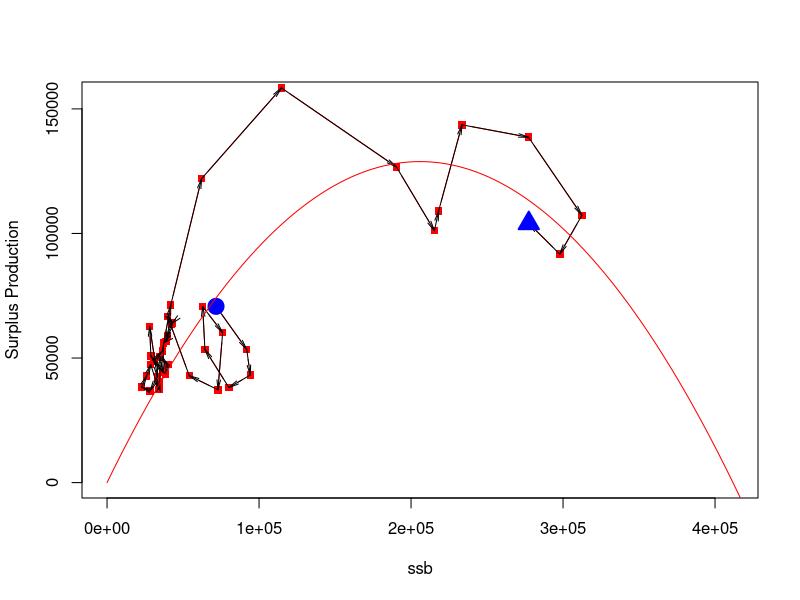
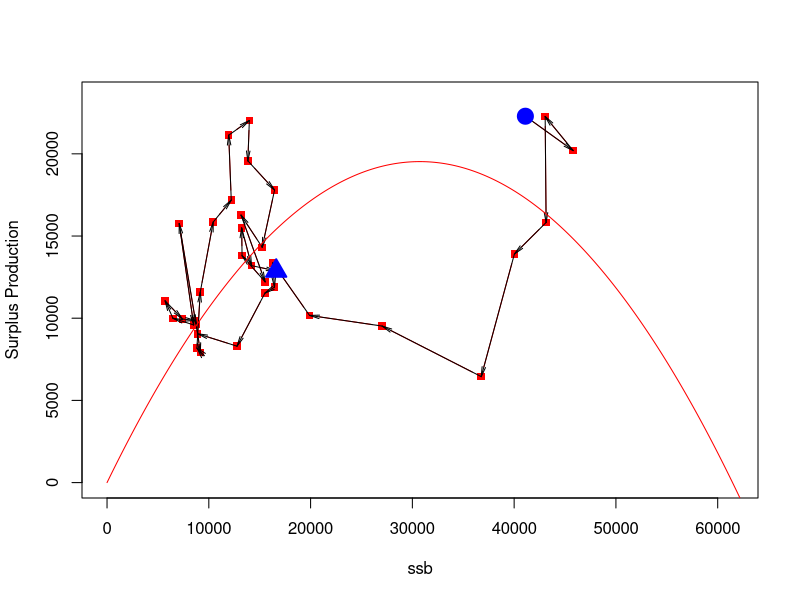
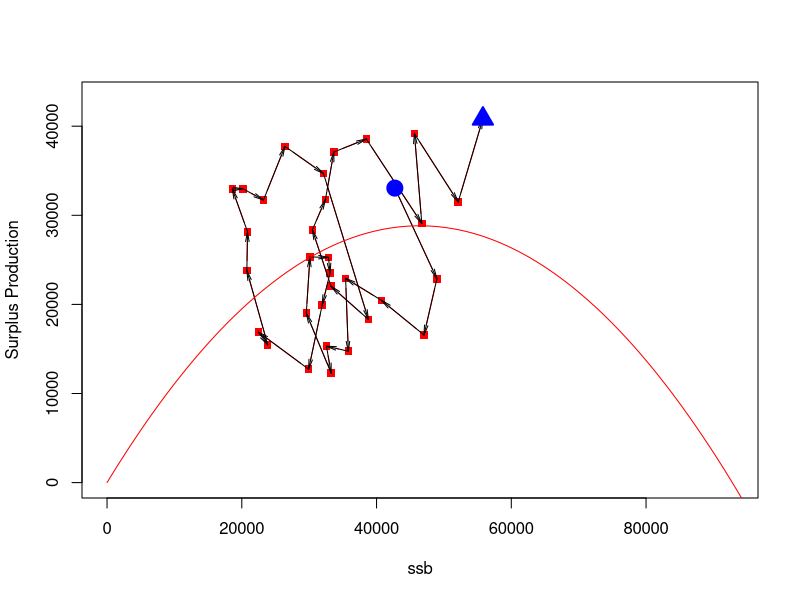
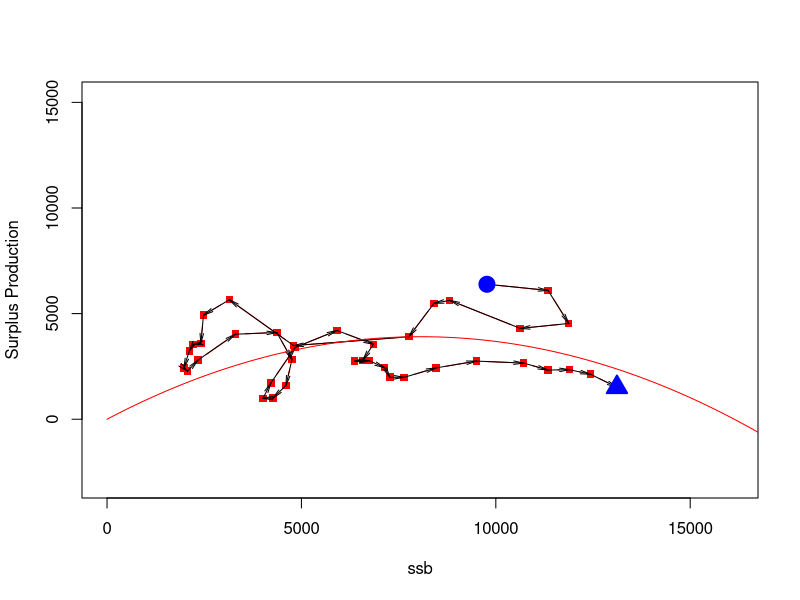
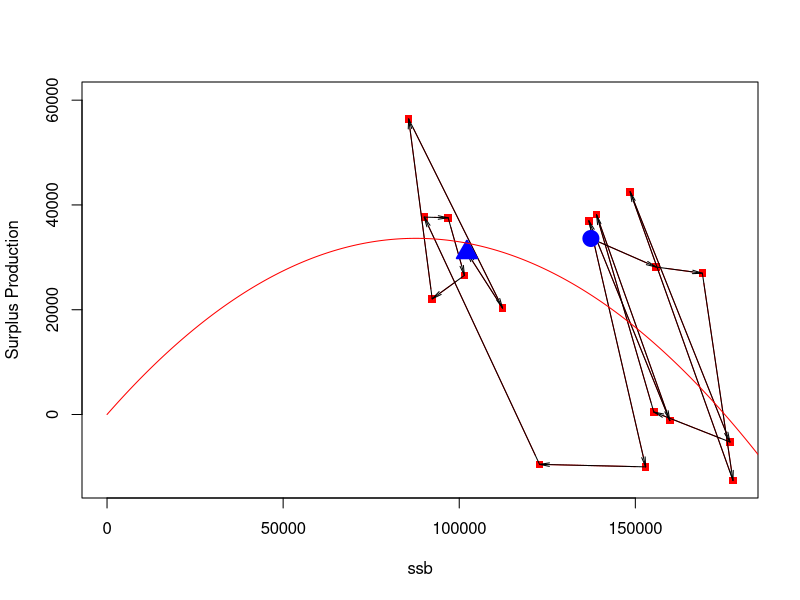
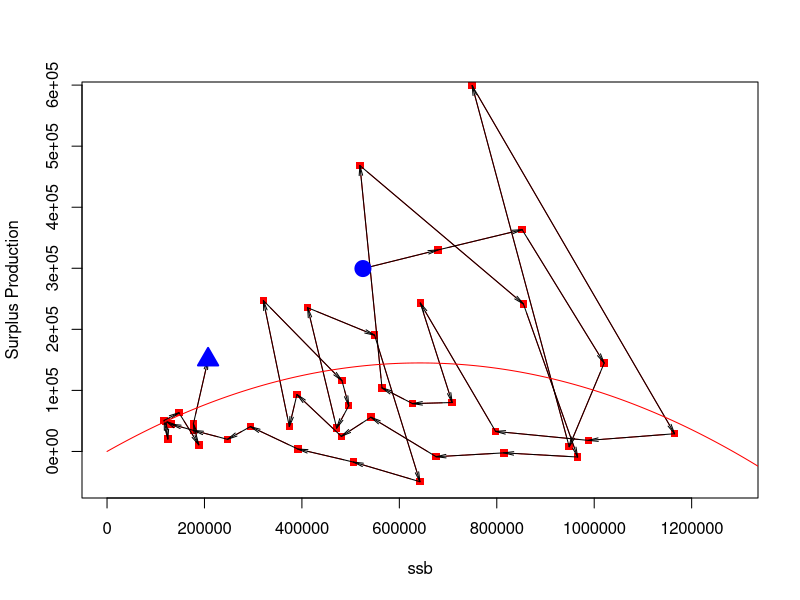
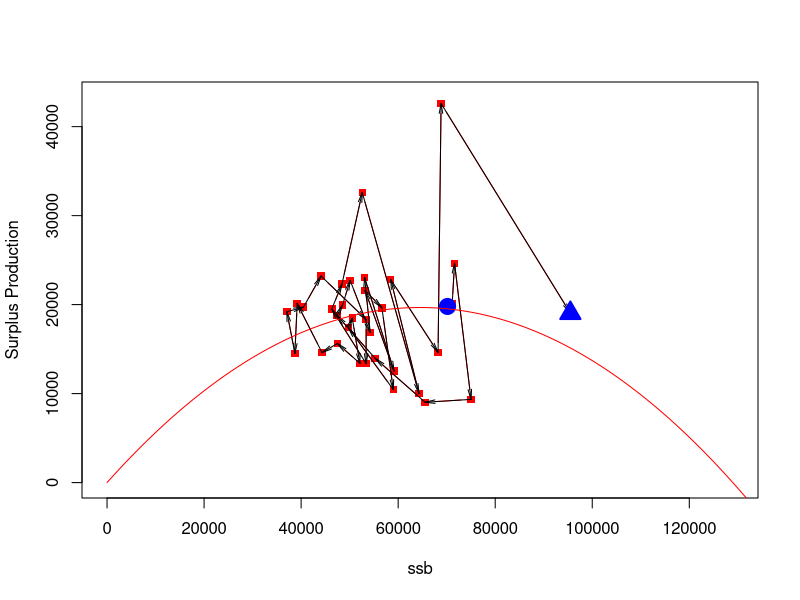
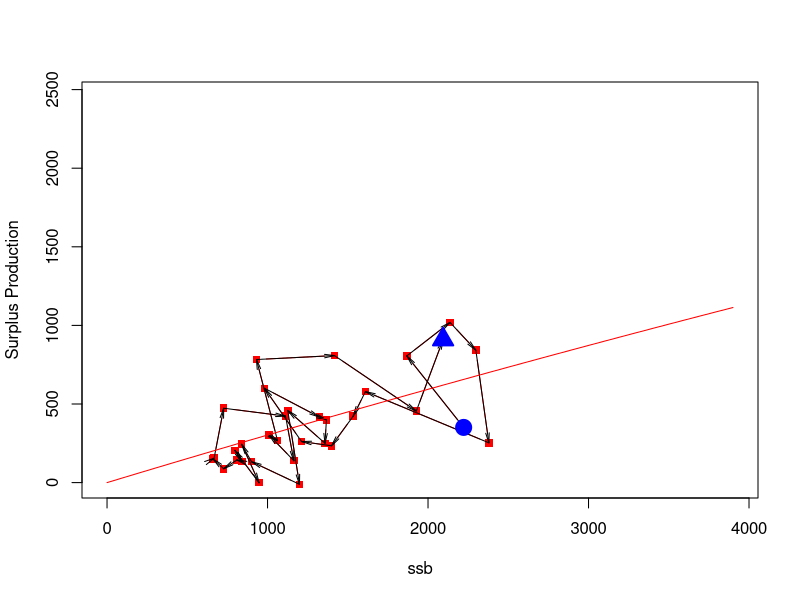

Recreate these plots in R, in order.
## ---- chunk 1
knitr::opts_chunk$set(echo = TRUE, warning = FALSE)
## ---- chunk 2

# Read data
Database<-read.csv("Hake.csv",header = TRUE, sep= ";", encoding="UTF-8")
z<-subset(Database, Database[,17] == "hke.27.3a46-8abd")
df <- data.frame(x = z$SSB, y = z$SP)
# Fit model
model <- nls(y~a*x + b*x^2, start=list(a=1.4, b=-0.0000226), data=df)
summary(model)
# Predict figures
av <- seq(0, max(z$SSB)*1.5, by=100)
bv <- predict(model, newdata=(list(x=av)))       # the mane must be "x", as in the model
# Plot
xMax <- max(av[max(which(bv>0))+1], max(z$SSB))  # maximun Biomass for plots
a <- seq(length(z$SSB) - 1)
Firstyea<-subset(z, z[,1] == "1978")
Lastyea<-subset(z, z[,1] == "2018")
plot(z$SSB, z$SP, pch=15,  xlab="ssb", ylab="Surplus Production",xlim=c(0, xMax), ylim=c(0, max(bv)*1.2),type="b", col="red")
arrows(z$SSB[a], z$SP[a], z$SSB[a + 1], z$SP[a + 1],length = 0.1,col="black", angle = 10) 
points(Firstyea$SSB,Firstyea$SP,pch = 21, cex=2, col="blue",bg="blue",lwd=2)
points(Lastyea$SSB,Lastyea$SP,pch = 24, cex=2, col="blue",bg="blue",lwd=2)

lines(av, bv, col="red", type="l")
## ---- chunk 3
# Read data
Database<-read.csv("Hake.csv",header = TRUE, sep= ";", encoding="UTF-8")
z<-subset(Database, Database[,17] == "hke.27.8c9a")
df <- data.frame(x = z$SSB, y = z$SP)
# Fit model
model <- nls(y~a*x + b*x^2, start=list(a=1.4, b=-0.0000226), data=df)
summary(model)
# Predict figures
av <- seq(0, max(z$SSB)*1.5, by=100)
bv <- predict(model, newdata=(list(x=av)))       # the mane must be "x", as in the model
# Plot
xMax <- max(av[max(which(bv>0))+1], max(z$SSB))  # maximun Biomass for plots
a <- seq(length(z$SSB) - 1)
Firstyea<-subset(z, z[,1] == "1982")
Lastyea<-subset(z, z[,1] == "2018")
plot(z$SSB, z$SP, pch=15,  xlab="ssb", ylab="Surplus Production",xlim=c(0, xMax), ylim=c(0, max(bv)*1.2),type="b", col="red")
arrows(z$SSB[a], z$SP[a], z$SSB[a + 1], z$SP[a + 1],length = 0.1,col="black", angle = 10) 
points(Firstyea$SSB,Firstyea$SP,pch = 21, cex=2, col="blue",bg="blue",lwd=2)
points(Lastyea$SSB,Lastyea$SP,pch = 24, cex=2, col="blue",bg="blue",lwd=2)

lines(av, bv, col="red", type="l")



## ---- chunk 4
# Read data


setwd("C:/Users/zanni/Desktop/TFM/TFMYosri")
Database<-read.csv("Anglerfish.csv",header = TRUE, sep= ";", encoding="UTF-8")

z<-subset(Database, Database[,17] == "mon.27.78abd")
df <- data.frame(x = z$SSB, y = z$SP)


# Fit model
model <- nls(y~a*x + b*x^2, start=list(a=1.4, b=-0.0000226), data=df)
summary(model)
# Predict figures
av <- seq(0, max(z$SSB)*1.5, by=100)
bv <- predict(model, newdata=(list(x=av)))       # the mane must be "x", as in the model
# Plot
xMax <- max(av[max(which(bv>0))+1], max(z$SSB))  # maximun Biomass for plots
a <- seq(length(z$SSB) - 1)
Firstyea<-subset(z, z[,1] == "1986")
Lastyea<-subset(z, z[,1] == "2018")
plot(z$SSB, z$SP, pch=15,  xlab="ssb", ylab="Surplus Production",xlim=c(0, xMax), ylim=c(0, max(bv)*1.5),type="b", col="red")
arrows(z$SSB[a], z$SP[a], z$SSB[a + 1], z$SP[a + 1],length = 0.1,col="black", angle = 10) 
points(Firstyea$SSB,Firstyea$SP,pch = 21, cex=2, col="blue",bg="blue",lwd=2)
points(Lastyea$SSB,Lastyea$SP,pch = 24, cex=2, col="blue",bg="blue",lwd=2)

lines(av, bv, col="red", type="l")

## ---- chunk 5
# Read data

setwd("C:/Users/zanni/Desktop/TFM/TFMYosri")
Database<-read.csv("Anglerfish.csv",header = TRUE, sep= ";", encoding="UTF-8")

z<-subset(Database, Database[,17] == "mon.27.8c9a")
df <- data.frame(x = z$SSB, y = z$SP)


# Fit model
model <- nls(y~a*x + b*x^2, start=list(a=1.4, b=-0.0000226), data=df)
summary(model)
# Predict figures
av <- seq(0, max(z$SSB)*1.5, by=100)
bv <- predict(model, newdata=(list(x=av)))       # the mane must be "x", as in the model
# Plot
xMax <- max(av[max(which(bv>0))], max(z$SSB))  # maximun Biomass for plots
a <- seq(length(z$SSB) - 1)
Firstyea<-subset(z, z[,1] == "1980")
Lastyea<-subset(z, z[,1] == "2018")
plot(z$SSB, z$SP, pch=15,  xlab="ssb", ylab="Surplus Production",xlim=c(0, xMax), ylim=c(-3000, max(bv)*3.9),type="b", col="red")
arrows(z$SSB[a], z$SP[a], z$SSB[a + 1], z$SP[a + 1],length = 0.1,col="black", angle = 10) 
points(Firstyea$SSB,Firstyea$SP,pch = 21, cex=2, col="blue",bg="blue",lwd=2)
points(Lastyea$SSB,Lastyea$SP,pch = 24, cex=2, col="blue",bg="blue",lwd=2)

lines(av, bv, col="red", type="l")

## ---- chunk 6
# Read data


setwd("C:/Users/zanni/Desktop/TFM/TFMYosri")
Database<-read.csv("Sardine.csv",header = TRUE, sep= ";", encoding="UTF-8")

z<-subset(Database, Database[,17] == "pil.27.8abd")
df <- data.frame(x = z$SSB, y = z$SP)


# Fit model
model <- nls(y~a*x + b*x^2, start=list(a=1.4, b=-0.0000226), data=df)
summary(model)
# Predict figures
av <- seq(0, max(z$SSB)*1.5, by=100)
bv <- predict(model, newdata=(list(x=av)))       # the mane must be "x", as in the model
# Plot
xMax <- max(av[max(which(bv>0))+1], max(z$SSB))  # maximun Biomass for plots
a <- seq(length(z$SSB) - 1)
Firstyea<-subset(z, z[,1] == "2000")
Lastyea<-subset(z, z[,1] == "2018")
plot(z$SSB, z$SP, pch=15,  xlab="ssb", ylab="Surplus Production",xlim=c(0, xMax), ylim=c(-13000, max(bv)*1.8),type="b", col="red")
arrows(z$SSB[a], z$SP[a], z$SSB[a + 1], z$SP[a + 1],length = 0.1,col="black", angle = 10) 
points(Firstyea$SSB,Firstyea$SP,pch = 21, cex=2, col="blue",bg="blue",lwd=2)
points(Lastyea$SSB,Lastyea$SP,pch = 24, cex=2, col="blue",bg="blue",lwd=2)

lines(av, bv, col="red", type="l")
## ---- chunk 7
setwd("C:/Users/zanni/Desktop/TFM/TFMYosri")
Database<-read.csv("Sardine.csv",header = TRUE, sep= ";", encoding="UTF-8")

z<-subset(Database, Database[,17] == "pil.27.8c9a")
df <- data.frame(x = z$SSB, y = z$SP)


# Fit model
model <- nls(y~a*x + b*x^2, start=list(a=1.4, b=-0.0000226), data=df)
summary(model)
# Predict figures
av <- seq(0, max(z$SSB)*1.5, by=100)
bv <- predict(model, newdata=(list(x=av)))       # the mane must be "x", as in the model
# Plot
xMax <- max(av[max(which(bv>0))+1], max(z$SSB))  # maximun Biomass for plots
a <- seq(length(z$SSB) - 1)
Firstyea<-subset(z, z[,1] == "1978")
Lastyea<-subset(z, z[,1] == "2019")
plot(z$SSB, z$SP, pch=15,  xlab="ssb", ylab="Surplus Production",xlim=c(0, xMax), ylim=c(-51000, max(bv)*4),type="b", col="red")
arrows(z$SSB[a], z$SP[a], z$SSB[a + 1], z$SP[a + 1],length = 0.1,col="black", angle = 10) 
points(Firstyea$SSB,Firstyea$SP,pch = 21, cex=2, col="blue",bg="blue",lwd=2)
points(Lastyea$SSB,Lastyea$SP,pch = 24, cex=2, col="blue",bg="blue",lwd=2)

lines(av, bv, col="red", type="l")
## ---- chunk 8

# Read data


setwd("C:/Users/zanni/Desktop/TFM/TFMYosri")
Database<-read.csv("Megrim3.csv",header = TRUE, sep= ";", encoding="UTF-8")

z<-subset(Database, Database[,17] == "meg.27.7b-k8abd")
df <- data.frame(x = z$SSB, y = z$SP)


# Fit model
model <- nls(y~a*x + b*x^2, start=list(a=1.4, b=-0.0000226), data=df)
summary(model)
# Predict figures
av <- seq(0, max(z$SSB)*1.5, by=100)
bv <- predict(model, newdata=(list(x=av)))       # the mane must be "x", as in the model
# Plot
xMax <- max(av[max(which(bv>0))+1], max(z$SSB))  # maximun Biomass for plots
a <- seq(length(z$SSB) - 1)
Firstyea<-subset(z, z[,1] == "1984")
Lastyea<-subset(z, z[,1] == "2018")
plot(z$SSB, z$SP, pch=15,  xlab="ssb", ylab="Surplus Production",xlim=c(0, xMax), ylim=c(0, max(bv)*2.2),type="b", col="red")
arrows(z$SSB[a], z$SP[a], z$SSB[a + 1], z$SP[a + 1],length = 0.1,col="black", angle = 10) 
points(Firstyea$SSB,Firstyea$SP,pch = 21, cex=2, col="blue",bg="blue",lwd=2)
points(Lastyea$SSB,Lastyea$SP,pch = 24, cex=2, col="blue",bg="blue",lwd=2)

lines(av, bv, col="red", type="l")


## ---- chunk 9

# Read data


setwd("C:/Users/zanni/Desktop/TFM/TFMYosri")
Database<-read.csv("Megrim3.csv",header = TRUE, sep= ";", encoding="UTF-8")

z<-subset(Database, Database[,17] == "meg.27.8c9a")
df <- data.frame(x = z$SSB, y = z$SP)


# Fit model
model <- nls(y~a*x + b*x^2, start=list(a=1.4, b=-0.0000226), data=df)
summary(model)
# Predict figures
av <- seq(0, max(z$SSB)*1.5, by=100)
bv <- predict(model, newdata=(list(x=av)))       # the mane must be "x", as in the model
# Plot
xMax <- max(av[max(which(bv>0))], max(z$SSB))  # maximun Biomass for plots
a <- seq(length(z$SSB) - 1)
Firstyea<-subset(z, z[,1] == "1986")
Lastyea<-subset(z, z[,1] == "2018")
plot(z$SSB, z$SP, pch=15,  xlab="ssb", ylab="Surplus Production",xlim=c(0, xMax), ylim=c(0, max(bv)*2.2),type="b", col="red")
arrows(z$SSB[a], z$SP[a], z$SSB[a + 1], z$SP[a + 1],length = 0.1,col="black", angle = 10) 
points(Firstyea$SSB,Firstyea$SP,pch = 21, cex=2, col="blue",bg="blue",lwd=2)
points(Lastyea$SSB,Lastyea$SP,pch = 24, cex=2, col="blue",bg="blue",lwd=2)

lines(av, bv, col="red", type="l")


